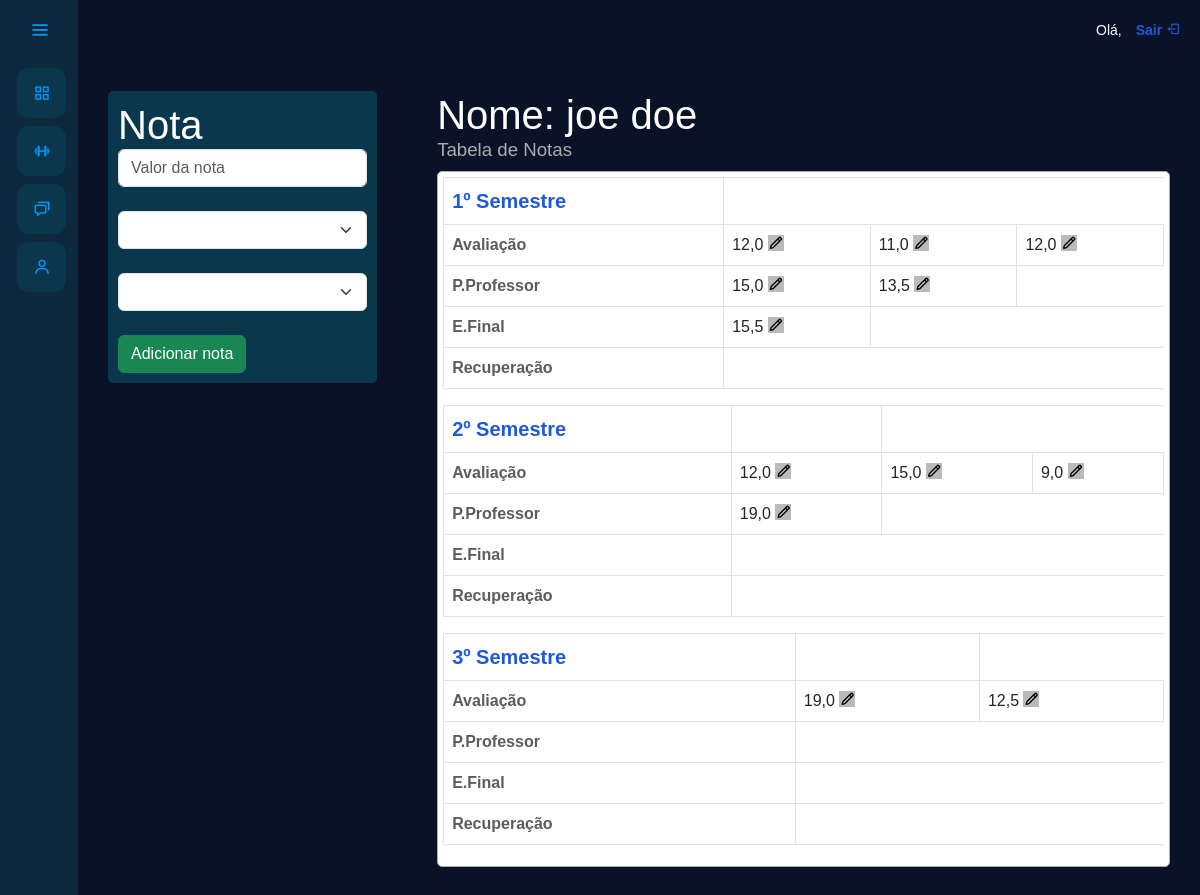
Before: /inserir_notas/2/ with the older database file.
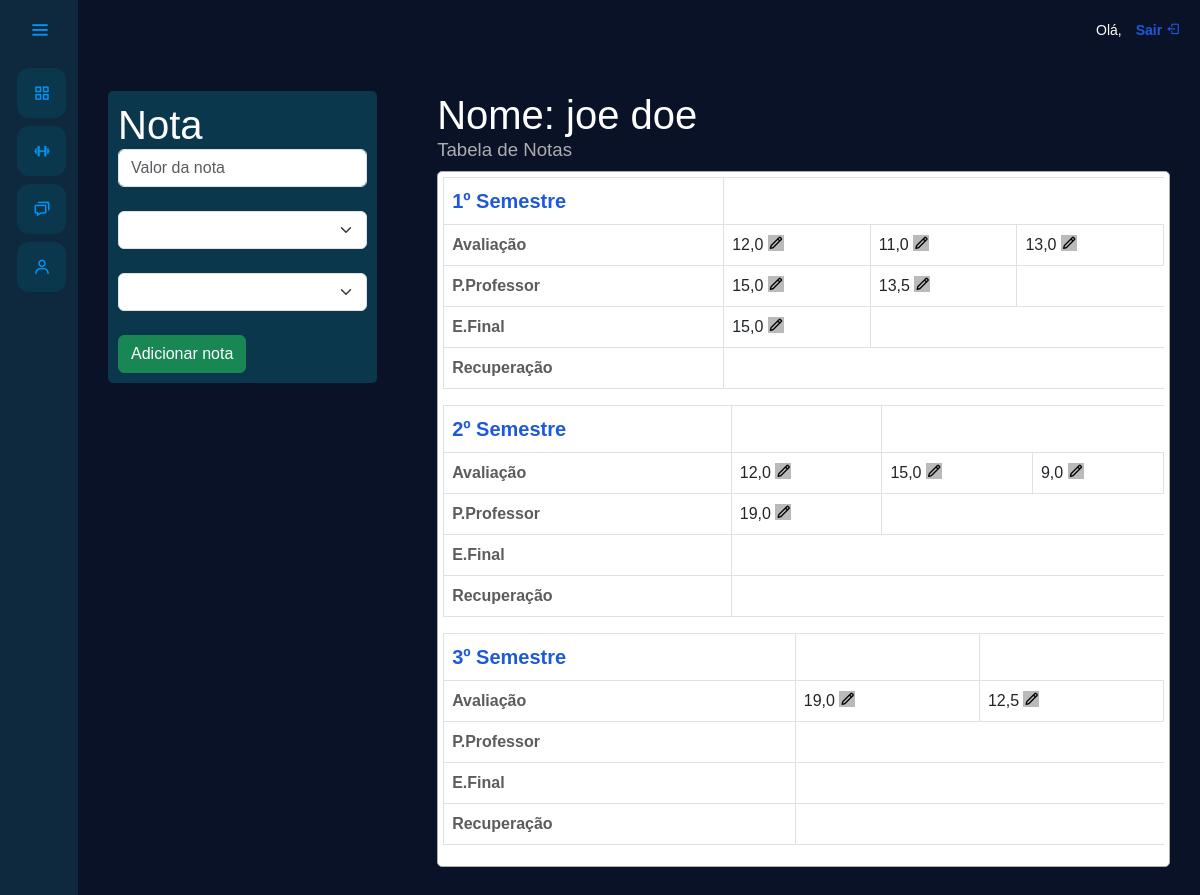
After: the same page with the newer database file.
### usuarios/models.py (models this page shows, shortened)
class Nota(models.Model):
    SEMESTRE_CHOICES = [
        ('1º Semestre', '1º Semestre'),
        ('2º Semestre', '2º Semestre'),
        ('3º Semestre', '3º Semestre')
    ]
    TIPO_PROVA_CHOICES = [
        ('Avaliação', 'Avaliação'),
        ('Prova do Professor', 'Prova do Professor'),
        ('Exame Final', 'Exame Final'),
        ('Recuperação', 'Recuperação')
    ]
    aluno = models.ForeignKey(Aluno, on_delete=models.CASCADE, related_name="notas")
    professor = models.ForeignKey(Professor, on_delete=models.SET_NULL, null=True, blank=True, related_name="notas_lancadas")
    turma = models.ForeignKey(Turma, on_delete=models.CASCADE, related_name="notas")
    disciplina = models.CharField(max_length=100, verbose_name="Disciplina")
    semestre = models.CharField(max_length=15, choices=SEMESTRE_CHOICES, verbose_name="Semestre")
    tipo_prova = models.CharField(max_length=20, choices=TIPO_PROVA_CHOICES, verbose_name="Tipo de Prova")
    nota = models.DecimalField(max_digits=5, decimal_places=1, verbose_name="Nota")
    data_lancamento = models.DateField(auto_now_add=True, verbose_name="Data de Lançamento")

### usuarios/views.py (the view, shortened to what this page needs)
# urls.py: path('inserir_notas/<str:id_aluno>/', views.inserir_notas, name='inserir_notas'),
@has_role_decorator('professor')
def inserir_notas(request, id_aluno):
    if request.method == 'GET':
        aluno = Aluno.objects.get(id=id_aluno)
        t_prova = Nota.TIPO_PROVA_CHOICES
        semestre = Nota.SEMESTRE_CHOICES
        notas_aluno = Nota.objects.filter(aluno=aluno)
        return render(request, 'inserir_notas.html', {'aluno': aluno, 'tipo_prova': t_prova, 'semestres': semestre, 'all_notas': notas_aluno})

### usuarios/templates/inserir_notas.html (shortened to what the changed rows need)
{% extends "base.html" %}
{% load static %}
{% block 'head' %}
    <link rel="stylesheet" href="{% static 'usuarios/css/tumas.css' %}">
{% endblock %}
{% block 'dashboard_professor' %}
    <div class="container-notas">
        <div id="inserirNotas" class="inserir-Notas">
            <div class="content-add_notas">
                <form action="{% url 'inserir_notas' aluno.id %}" method="POST" class="form-nota">{% csrf_token %}
                    <h1>Nota</h1>
                    <br>
                    <br>
                    <br>
                </form>
            </div>
        </div>
        <div id="tabelaDeNotas" class="tabela-De-Notas">
            <h1>Nome: {{aluno.nome}} {{aluno.sobrenome}}</h1>
            <div class="content-table_notas">
                <table class="table table-bordered table-responsive">
                    <thead class="thead-darck">
                        <tr class="bg-success">
                            <th style="color: #1e59da; font-size: 15pt;" scope="col">1º Semestre</th>
                        </tr>
                    </thead>
                    <tbody>
                        <tr>
                            <th style="color: rgb(92, 92, 92);" scope="row">Avaliação</th>
                            {% for notas in all_notas %}
                                {% if notas.tipo_prova == 'Avaliação' and notas.semestre == '1º Semestre' %}
                                    <td id="valorNota">
                                        {{notas.nota}}
                                        <button
                                            style="background-color: rgb(187, 186, 186); border: none;"
                                            class="bx bx-pencil open-modal"
                                            data-modal="modal-1"
                                            onclick="attNota({{notas.id}})">
                                        </button>
                                    </td>
                                {% endif %}
                            {% endfor %}
                        </tr>
                        <tr>
                            <th style="color: rgb(92, 92, 92);" scope="row">P.Professor</th>
                        </tr>
                        <tr>
                            <th style="color: rgb(92, 92, 92);" scope="row">E.Final</th>
                            {% for notas in all_notas %}
                                {% if notas.tipo_prova == 'Exame Final' and notas.semestre == '1º Semestre' %}
                                    <td id="valorNota">
                                        {{notas.nota}}
                                        <button
                                            style="background-color: rgb(187, 186, 186); border: none;"
                                            class="bx bx-pencil open-modal"
                                            data-modal="modal-1"
                                            onclick="attNota({{notas.id}})">
                                        </button>
                                    </td>
                                {% endif %}
                            {% endfor %}
                        </tr>
                        <tr>
                            <th style="color: rgb(92, 92, 92);" scope="row">Recuperação</th>
                        </tr>
                    </tbody>
                </table>
                <table class="table table-bordered table-responsive">
                    <thead class="thead-dark">
                        <tr>
                            <th style="color: #1e59da; font-size: 15pt;" scope="col">2º Semestre</th>
                            <th scope="col"></th>
                        </tr>
                    </thead>
                    <tbody>
                        <tr>
                            <th style="color: rgb(92, 92, 92);" scope="row">Avaliação</th>
                        </tr>
                        <tr>
                            <th style="color: rgb(92, 92, 92);" scope="row">P.Professor</th>
                        </tr>
                        <tr>
                            <th style="color: rgb(92, 92, 92);" scope="row">E.Final</th>
                        </tr>
                        <tr>
                            <th style="color: rgb(92, 92, 92);" scope="row">Recuperação</th>
                        </tr>
                    </tbody>
                </table>
                <table class="table table-bordered table-responsive">
                    <thead class="thead-dark">
                        <tr>
                            <th style="color: #1e59da; font-size: 15pt;" scope="col">3º Semestre</th>
                            <th scope="col"></th>
                        </tr>
                    </thead>
                    <tbody>
                        <tr>
                            <th style="color: rgb(92, 92, 92);" scope="row">Avaliação</th>
                        </tr>
                        <tr>
                            <th style="color: rgb(92, 92, 92);" scope="row">P.Professor</th>
                        </tr>
                        <tr>
                            <th style="color: rgb(92, 92, 92);" scope="row">E.Final</th>
                        </tr>
                        <tr>
                            <th style="color: rgb(92, 92, 92);" scope="row">Recuperação</th>
                        </tr>
                    </tbody>
                </table>
            </div>
        </div>
    </div>
{% endblock %}

Changed rows visible on the page:
changed Nota (number 3 of 12 on the later page): nota "12,0" → "13,0"
changed Nota (number 6 of 12 on the later page): nota "15,5" → "15,0"
